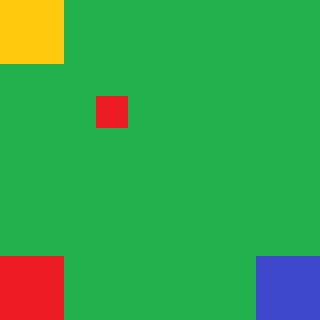

This is a level from a 2D game, rendered from its Tiled map with the project's own tilesets. A one-line summary and the complete map file follow:
An orthogonal 10x10 tile map with 32x32 px tiles, 1 tile layer (background) and 5 objects.

<map version="1.0" tiledversion="2017.07.25" orientation="orthogonal" renderorder="right-down" width="10" height="10" tilewidth="32" tileheight="32" nextobjectid="20">
 <tileset firstgid="1" name="2" tilewidth="32" tileheight="32" tilecount="4" columns="2">
  <image source="2.png" width="64" height="64" />
 </tileset>
 <layer name="background" width="10" height="10">
  <data encoding="csv">
4,4,2,2,2,2,2,2,2,2,
4,4,2,2,2,2,2,2,2,2,
2,2,2,2,2,2,2,2,2,2,
2,2,2,1,2,2,2,2,2,2,
2,2,2,2,2,2,2,2,2,2,
2,2,2,2,2,2,2,2,2,2,
2,2,2,2,2,2,2,2,2,2,
2,2,2,2,2,2,2,2,2,2,
1,1,2,2,2,2,2,2,3,3,
1,1,2,2,2,2,2,2,3,3
</data>
 </layer>
 <objectgroup name="player">
  <object id="19" x="96" y="96" width="32" height="32" />
 </objectgroup>
 <objectgroup name="walls">
  <object id="12" x="0" y="0" width="320" height="32" />
  <object id="13" x="288" y="32" width="32" height="288" />
  <object id="14" x="0" y="288" width="288" height="32" />
  <object id="17" x="0" y="32" width="32" height="256" />
 </objectgroup>
</map>
